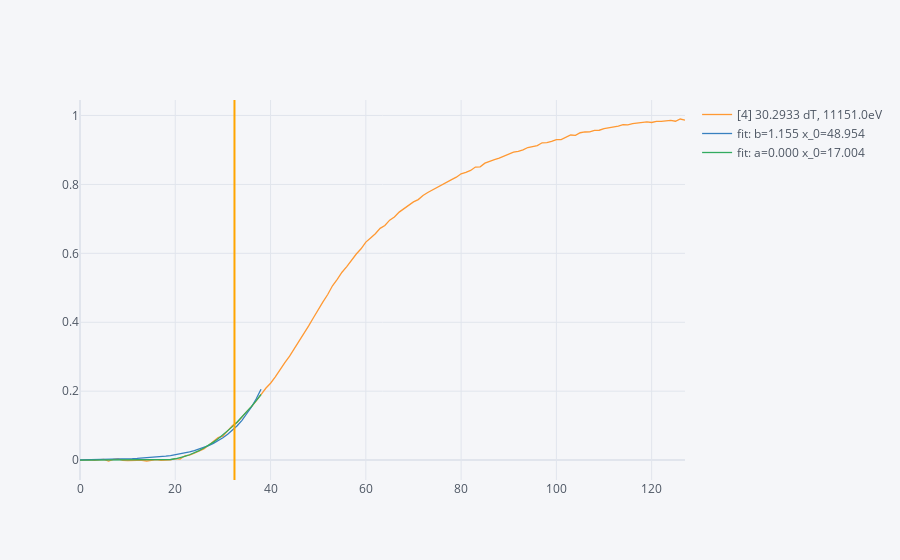

Source (notebook cell):
### Code cell
waveform = [4]
wave_df, imap = get_waveforms(waveform, source_data=data0, get_indices_map=True)

part = wave_df[wave_df[imap[waveform[0]]] <= 0.2][imap[waveform[0]]]
x_data = np.arange(0,len(part))
y_data = part
b_exp = lambda x, b, x_0: b**(x-x_0)
c_par = lambda x, a, x_0: a * (max(x - x_0,0))**2
c_par_arr = lambda x, a, x_0: np.array([c_par(x_,a,x_0) for x_ in x])

# Exp fit
popt, pcov = curve_fit(b_exp, x_data, y_data, bounds=([0.1, -10], [10, 70]))
print(popt, pcov)
wave_df['fit: b=%5.3f x_0=%5.3f' % tuple(popt)] = np.nan
wave_df['fit: b=%5.3f x_0=%5.3f' % tuple(popt)].iloc[:len(part)] = b_exp(x_data, *popt)

# Parabola fit
popt, pcov = curve_fit(c_par_arr, x_data, y_data, bounds=([-3, -10], [3, 40]))
print(popt)
wave_df['fit: a=%5.3f x_0=%5.3f' % tuple(popt)] = np.nan
wave_df['fit: a=%5.3f x_0=%5.3f' % tuple(popt)].iloc[:len(part)] = c_par_arr(x_data, *popt)

# wave_df['manual fit'] = b_exp(np.arange(0,len(wave_df)), 1.17, 47)
fig2 = wave_df.iplot(asFigure=True)
fig2.add_vline(x=(160-float([s[s.find("]")+1:s.find("dT")] for s in [col_for_str(wave_df, str(waveform)).replace(" ","")]][0]))/4, line_color="orange")

### Figure 1 — Plotly figure (JSON) as saved in the notebook; plotly's stock layout.template omitted (floating-point values rounded to 4 significant figures)
{"data": [{"line": {"color": "rgba(255, 153, 51, 1.0)", "dash": "solid", "shape": "linear", "width": 1.3}, "mode": "lines", "name": "[4] 30.2933 dT, 11151.0eV", "text": "", "type": "scatter", "x": [0, 1, 2, 3, 4, 5, 6, 7, 8, 9, 10, 11, 12, 13, 14, 15, 16, 17, 18, 19, 20, 21, 22, 23, 24, 25, 26, 27, 28, 29, 30, 31, 32, 33, 34, 35, 36, 37, 38, 39, 40, 41, 42, 43, 44, 45, 46, 47, 48, 49, 50, 51, 52, 53, 54, 55, 56, 57, 58, 59, 60, 61, 62, 63, 64, 65, 66, 67, 68, 69, 70, 71, 72, 73, 74, 75, 76, 77, 78, 79, 80, 81, 82, 83, 84, 85, 86, 87, 88, 89, 90, 91, 92, 93, 94, 95, 96, 97, 98, 99, 100, 101, 102, 103, 104, 105, 106, 107, 108, 109, 110, 111, 112, 113, 114, 115, 116, 117, 118, 119, 120, 121, 122, 123, 124, 125, 126, 127], "y": [-0.001001, 6.676e-05, 0.0006008, -0.0004673, 6.676e-05, 0.002222, -0.002623, 0.002222, 0.003309, -0.0004673, -0.001535, -0.00207, -0.001001, -0.0004673, -0.002623, -0.001001, 0.001154, -0.0004673, -0.0004673, 0.0006199, 0.004377, 0.002775, 0.01245, 0.0146, 0.01998, 0.02698, 0.03236, 0.04314, 0.05498, 0.0652, 0.06951, 0.0862, 0.1007, 0.1093, 0.126, 0.1406, 0.1546, 0.1707, 0.1901, 0.2084, 0.223, 0.2413, 0.2628, 0.2828, 0.3016, 0.3232, 0.3442, 0.369, 0.3894, 0.4131, 0.4374, 0.4589, 0.4805, 0.5058, 0.5247, 0.5452, 0.5614, 0.5803, 0.5981, 0.6132, 0.6326, 0.6445, 0.6569, 0.6726, 0.6807, 0.6964, 0.7056, 0.7196, 0.7294, 0.7391, 0.7494, 0.7559, 0.7678, 0.7765, 0.7841, 0.7917, 0.7993, 0.8085, 0.8139, 0.821, 0.8308, 0.8351, 0.8406, 0.8503, 0.8509, 0.8618, 0.8656, 0.8716, 0.876, 0.882, 0.8885, 0.8934, 0.8957, 0.9, 0.9071, 0.9109, 0.9126, 0.9208, 0.9214, 0.9247, 0.9302, 0.9302, 0.9362, 0.9433, 0.9423, 0.9499, 0.9522, 0.9522, 0.9566, 0.9572, 0.9616, 0.9638, 0.9666, 0.9694, 0.9732, 0.9728, 0.9766, 0.9778, 0.9789, 0.9817, 0.9796, 0.9829, 0.983, 0.9842, 0.9859, 0.9833, 0.9898, 0.9867]}, {"line": {"color": "rgba(55, 128, 191, 1.0)", "dash": "solid", "shape": "linear", "width": 1.3}, "mode": "lines", "name": "fit: b=1.155 x_0=48.954", "text": "", "type": "scatter", "x": [0, 1, 2, 3, 4, 5, 6, 7, 8, 9, 10, 11, 12, 13, 14, 15, 16, 17, 18, 19, 20, 21, 22, 23, 24, 25, 26, 27, 28, 29, 30, 31, 32, 33, 34, 35, 36, 37, 38, 39, 40, 41, 42, 43, 44, 45, 46, 47, 48, 49, 50, 51, 52, 53, 54, 55, 56, 57, 58, 59, 60, 61, 62, 63, 64, 65, 66, 67, 68, 69, 70, 71, 72, 73, 74, 75, 76, 77, 78, 79, 80, 81, 82, 83, 84, 85, 86, 87, 88, 89, 90, 91, 92, 93, 94, 95, 96, 97, 98, 99, 100, 101, 102, 103, 104, 105, 106, 107, 108, 109, 110, 111, 112, 113, 114, 115, 116, 117, 118, 119, 120, 121, 122, 123, 124, 125, 126, 127], "y": [0.0008512, 0.0009834, 0.001136, 0.001313, 0.001517, 0.001752, 0.002024, 0.002339, 0.002702, 0.003122, 0.003607, 0.004167, 0.004815, 0.005563, 0.006427, 0.007425, 0.008579, 0.009911, 0.01145, 0.01323, 0.01528, 0.01766, 0.0204, 0.02357, 0.02723, 0.03146, 0.03635, 0.042, 0.04852, 0.05606, 0.06477, 0.07483, 0.08646, 0.09989, 0.1154, 0.1333, 0.154, 0.178, 0.2056, "", "", "", "", "", "", "", "", "", "", "", "", "", "", "", "", "", "", "", "", "", "", "", "", "", "", "", "", "", "", "", "", "", "", "", "", "", "", "", "", "", "", "", "", "", "", "", "", "", "", "", "", "", "", "", "", "", "", "", "", "", "", "", "", "", "", "", "", "", "", "", "", "", "", "", "", "", "", "", "", "", "", "", "", "", "", "", "", ""]}, {"line": {"color": "rgba(50, 171, 96, 1.0)", "dash": "solid", "shape": "linear", "width": 1.3}, "mode": "lines", "name": "fit: a=0.000 x_0=17.004", "text": "", "type": "scatter", "x": [0, 1, 2, 3, 4, 5, 6, 7, 8, 9, 10, 11, 12, 13, 14, 15, 16, 17, 18, 19, 20, 21, 22, 23, 24, 25, 26, 27, 28, 29, 30, 31, 32, 33, 34, 35, 36, 37, 38, 39, 40, 41, 42, 43, 44, 45, 46, 47, 48, 49, 50, 51, 52, 53, 54, 55, 56, 57, 58, 59, 60, 61, 62, 63, 64, 65, 66, 67, 68, 69, 70, 71, 72, 73, 74, 75, 76, 77, 78, 79, 80, 81, 82, 83, 84, 85, 86, 87, 88, 89, 90, 91, 92, 93, 94, 95, 96, 97, 98, 99, 100, 101, 102, 103, 104, 105, 106, 107, 108, 109, 110, 111, 112, 113, 114, 115, 116, 117, 118, 119, 120, 121, 122, 123, 124, 125, 126, 127], "y": [0, 0, 0, 0, 0, 0, 0, 0, 0, 0, 0, 0, 0, 0, 0, 0, 0, 0, 0.0004287, 0.001721, 0.003877, 0.006896, 0.01078, 0.01552, 0.02113, 0.02761, 0.03494, 0.04315, 0.05221, 0.06214, 0.07293, 0.08458, 0.0971, 0.1105, 0.1247, 0.1398, 0.1558, 0.1726, 0.1903, "", "", "", "", "", "", "", "", "", "", "", "", "", "", "", "", "", "", "", "", "", "", "", "", "", "", "", "", "", "", "", "", "", "", "", "", "", "", "", "", "", "", "", "", "", "", "", "", "", "", "", "", "", "", "", "", "", "", "", "", "", "", "", "", "", "", "", "", "", "", "", "", "", "", "", "", "", "", "", "", "", "", "", "", "", "", "", "", ""]}], "layout": {"autosize": true, "legend": {"bgcolor": "#F5F6F9", "font": {"color": "#4D5663"}}, "paper_bgcolor": "#F5F6F9", "plot_bgcolor": "#F5F6F9", "shapes": [{"line": {"color": "orange"}, "type": "line", "x0": 32.43, "x1": 32.43, "xref": "x", "y0": 0, "y1": 1, "yref": "y domain"}], "title": {"font": {"color": "#4D5663"}}, "xaxis": {"autorange": true, "gridcolor": "#E1E5ED", "range": [0, 127], "showgrid": true, "tickfont": {"color": "#4D5663"}, "title": {"font": {"color": "#4D5663"}, "text": ""}, "type": "linear", "zerolinecolor": "#E1E5ED"}, "yaxis": {"autorange": true, "gridcolor": "#E1E5ED", "range": [-0.05776, 1.045], "showgrid": true, "tickfont": {"color": "#4D5663"}, "title": {"font": {"color": "#4D5663"}, "text": ""}, "type": "linear", "zerolinecolor": "#E1E5ED"}}}
